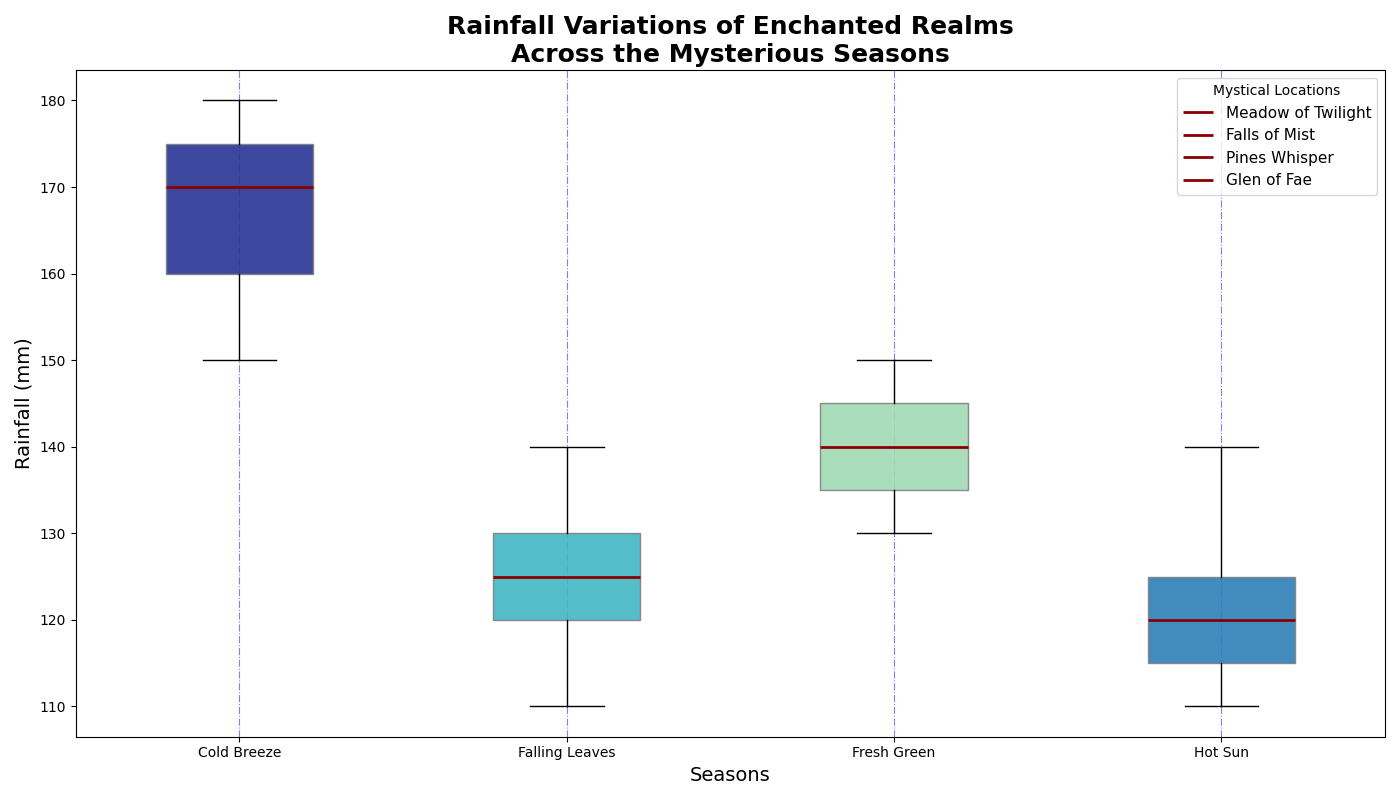

Here is the Python script that generated this plot:
import matplotlib.pyplot as plt
import numpy as np

# Seasons with randomly altered labels
seasons = ['Cold Breeze', 'Falling Leaves', 'Fresh Green', 'Hot Sun']

# Generate artificial data for each location and season (in millimeters)
rainfall_data = {
    'Meadow of Twilight': [175, 125, 145, 115],
    'Falls of Mist': [150, 110, 140, 120],
    'Pines Whisper': [180, 140, 135, 125],
    'Glen of Fae': [160, 120, 130, 110],
    'Grove of Enchant': [170, 130, 150, 140]
}

# Prepare data for box plot
season_data = np.array(list(rainfall_data.values()))

# Create a figure and axis
fig, ax = plt.subplots(figsize=(14, 8))

# Plotting the vertical box plots for each season
boxplots = ax.boxplot(season_data, notch=False, vert=True, patch_artist=True, labels=seasons)

# Define a color palette to represent seasons
colors = ['#253494', '#41b6c4', '#a1dab4', '#2c7fb8']

# Set colors for each box plot and adjust median line properties
for patch, color, median in zip(boxplots['boxes'], colors, boxplots['medians']):
    patch.set_facecolor(color)
    patch.set_alpha(0.9)
    patch.set_edgecolor('grey')
    median.set_color('darkred')
    median.set_linewidth(2)

# Customizing the plot
ax.set_title('Rainfall Variations of Enchanted Realms\nAcross the Mysterious Seasons', fontsize=18, fontweight='bold')
ax.set_ylabel('Rainfall (mm)', fontsize=14)
ax.set_xlabel('Seasons', fontsize=14)

# Modify the grid to be visible only on the x-axis
ax.xaxis.grid(True, linestyle='-.', color='blue', alpha=0.5)

# Adding legends to explain locations
location_labels = rainfall_data.keys()
for line, label in zip(boxplots['medians'], location_labels):
    line.set_label(label)

# Add legend with a different location
ax.legend(title='Mystical Locations', fontsize=11, loc='upper right')

# Applying tight layout to prevent overlap
plt.tight_layout()

# Show the plot
plt.show()
